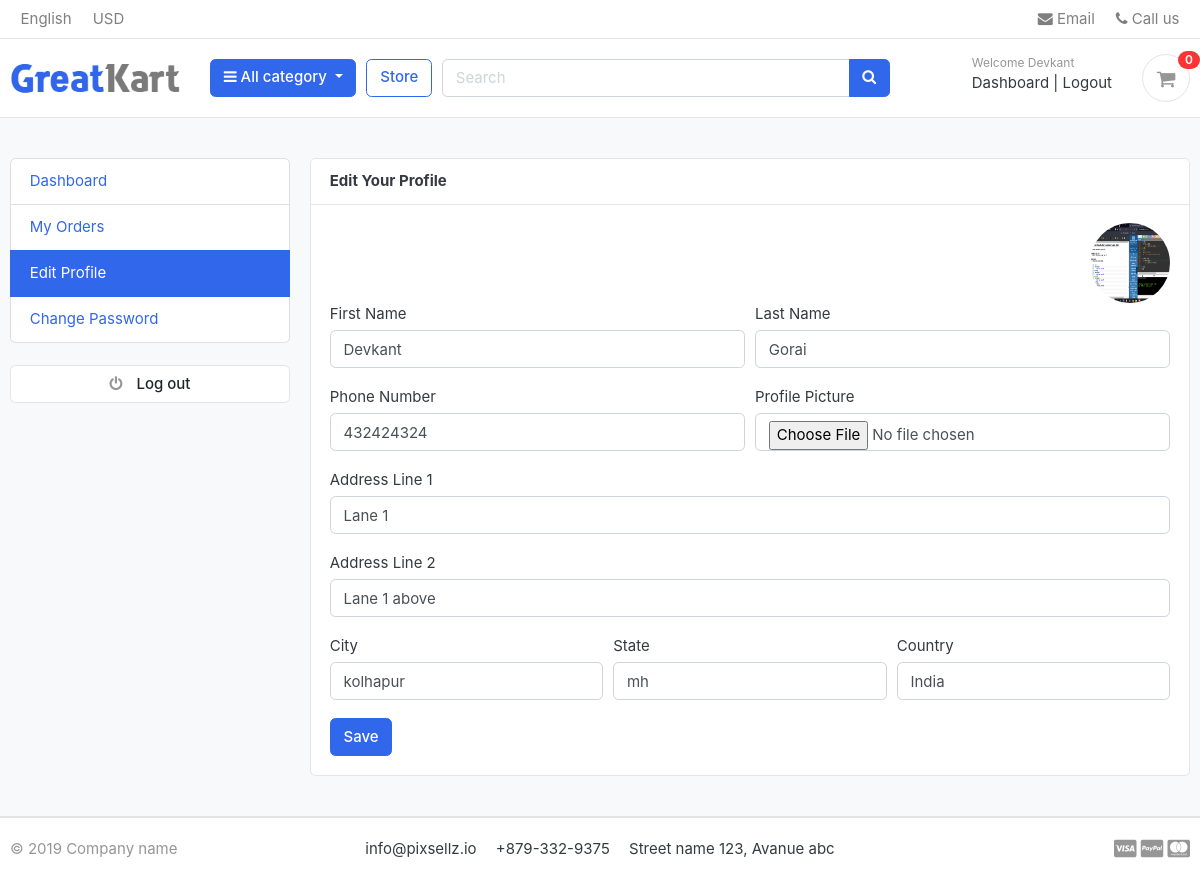
/accounts/edit_profile/ (signed in), run on the app's committed database.
### accounts/models.py (models this page shows, shortened)
class Account(AbstractBaseUser):
	first_name = models.CharField(max_length=50)
	last_name = models.CharField(max_length=50)
	username = models.CharField(max_length=50,unique=True)
	email = models.EmailField(max_length=50,unique=True)
	phone_number = models.CharField(max_length=50)
	date_joined = models.DateTimeField(auto_now_add=True)
	last_login = models.DateTimeField(auto_now_add=True)
	is_admin = models.BooleanField(default=False)
	is_staff = models.BooleanField(default=False)
	is_active = models.BooleanField(default=False)
	is_superadmin = models.BooleanField(default=False)
	USERNAME_FIELD = 'email'
	REQUIRED_FIELDS = ['username','first_name','last_name']
	objects = MyAccountManager()

class UserProfile(models.Model):
	user = models.OneToOneField(Account,on_delete=models.CASCADE)
	address_line_1 = models.CharField(blank = True,max_length = 100)
	address_line_2 = models.CharField(blank=True,max_length = 100)
	profile_picture = models.ImageField(blank = True,upload_to='userprofile')
	city = models.CharField(blank = True, max_length = 20)
	state = models.CharField(blank=True, max_length = 20)
	country = models.CharField(blank = True, max_length =20)

### accounts/views.py (the view)
# urls.py: path('edit_profile/',views.edit_profile,name='edit_profile'),
@login_required(login_url='login')
def edit_profile(request):
	userprofile = get_object_or_404(UserProfile,user=request.user)
	if request.method == 'POST':
		user_form = UserForm(request.POST,instance = request.user)
		profile_form = UserProfileForm(request.POST,request.FILES,instance=userprofile)
		if user_form.is_valid() and profile_form.is_valid():
			user_form.save()
			profile_form.save()
			messages.add_message(request,messages.SUCCESS,'Your Profle has been updated!')
			return redirect('edit_profile')
	else:
		user_form = UserForm(instance = request.user)
		profile_form = UserProfileForm(instance=userprofile)
	context = {
		'user_form': user_form,
		'profile_form': profile_form,
		'userprofile':userprofile
	}
	return render(request,'accounts/edit_profile.html',context)

### accounts/forms.py
class UserForm(forms.ModelForm):
	class Meta:
		model = Account
		fields = ('first_name','last_name','phone_number')
	def __init__(self,*args,**kwargs):
		super(UserForm,self).__init__(*args,**kwargs)
		for field in self.fields:
			self.fields[field].widget.attrs['class'] = 'form-control'

class UserProfileForm(forms.ModelForm):
	profile_picture = forms.ImageField(required=False,error_messages={'invalid':{"'Image files only"}}, widget = forms.FileInput)
	class Meta:
		model = UserProfile
		fields=('address_line_1','address_line_2','city','state','country','profile_picture')
	def __init__(self,*args,**kwargs):
		super(UserProfileForm,self).__init__(*args,**kwargs)
		for field in self.fields:
			self.fields[field].widget.attrs['class'] = 'form-control'

### carts/context_processors.py (called while the page is built)
def counter(request):
	cart_count = 0
	if 'admin' in request.path:
		return {}
	else:
		try:
			cart = Cart.objects.filter(cart_id = _cart_id(request))
			if request.user.is_authenticated:
				cart_items  = CartItem.objects.all().filter(user =request.user)
			else:
				cart_items  = CartItem.objects.all().filter(cart = cart[:1])
			for cart_item in cart_items:
				cart_count += cart_item.quantity
		except Cart.DoesNotExist:
			cart_count = 0
	return dict(cart_count=cart_count)

### carts/views.py (called while the page is built)
def _cart_id(request):
	cart = request.session.session_key
	if not cart:
		cart = request.session.create()
	return cart

### category/context_processors.py (called while the page is built)
def menu_links(request):
	links = Category.objects.all()
	return dict(links=links)

### category/models.py (called while the page is built)
	def get_url(self):
		return reverse('products_by_category',args =[self.slug])

### templates/accounts/edit_profile.html (shortened to what this page needs)
{% extends "base.html" %} {% block content %}
<section class="section-conten padding-y bg">
    <div class="container">
        <div class="row">
            {% include "includes/dashboard_sidebar.html" %}
            <main class="col-md-9">
                <article class="card">
                    <header class="card-header">
                        <strong class="d-inline-block mr-3"
                            >Edit Your Profile</strong
                        >
                    </header>
                    <div class="card-body">
                    <div class="text-right" >
                        <img src="{{userprofile.profile_picture.url}}" alt="User Profile Picture" width="80" height="80" style="border-radius:50%;">
                    </div>
                        <div class="row">
                            <div class="col-md-12">
                               <form action="{% url 'edit_profile' %}" method="post" enctype="multipart/form-data">
                                    <div class="form-row">
                                        <div class="form-group col-md-6">
                                            <label for="">First Name</label>
                                            {{user_form.first_name}}
                                        </div>
                                        <div class="form-group col-md-6">
                                            <label for="">Last Name</label>
                                            {{user_form.last_name}}
                                        </div>
                                    </div>
                                    <div class="form-row">
                                        <div class="form-group col-md-6">
                                            <label for="">Phone Number</label>
                                           {{user_form.phone_number}}
                                        </div>
                                        <div class="form-group col-md-6">
                                            <label for="">Profile Picture</label>
                                           {{profile_form.profile_picture}}
                                        </div>
                                    </div>
                                    <div class="form-group">
                                        <label for="">Address Line 1</label>
                                        {{profile_form.address_line_1}}
                                    </div>
                                    <div class="form-group">
                                        <label for="">Address Line 2</label>
                                        {{profile_form.address_line_2}}
                                    </div>
                                    <div class="form-row">
                                        <div class="form-group col-md-4">
                                            <label for="">City</label>
                                            {{profile_form.city}}
                                        </div>
                                        <div class="form-group col-md-4">
                                            <label for="">State</label>
                                            {{profile_form.state}}
                                        </div>
                                        <div class="form-group col-md-4">
                                            <label for="">Country</label>
                                           {{profile_form.country}}
                                        </div>
                                    </div>
                                    <input type="submit" value="Save" class="btn btn-primary">
                               </form>
                            </div>
                        </div>
                    </div>
                </article>
            </main>
        </div>
    </div>
</section>
{% endblock content %}

### templates/includes/navbar.html (shortened to what this page needs)
{% load static %}
<header class="section-header">
<nav class="navbar p-md-0 navbar-expand-sm navbar-light border-bottom">
<div class="container">
  <div class="collapse navbar-collapse" id="navbarTop4">
    <ul class="navbar-nav mr-auto">
    	<li class="nav-item dropdown">
		 	<a href="#" class="nav-link">   English </a>
		</li>
		<li class="nav-item dropdown">
			<a href="#" class="nav-link"> USD </a>
		</li>
    </ul>
    <ul class="navbar-nav">
		<li><a href="#" class="nav-link"> <i class="fa fa-envelope"></i> Email </a></li>
		<li><a href="#" class="nav-link"> <i class="fa fa-phone"></i> Call us </a></li>
	</ul>
  </div>
</div>
</nav>
<section class="header-main border-bottom">
	<div class="container">
<div class="row align-items-center">
	<div class="col-lg-2 col-md-3 col-6">
		<a href="{% url 'home' %}" class="brand-wrap">
			<img class="logo" src="{% static './images/logo.png' %}">
		</a>
	</div>
	<div class="col-lg col-sm col-md col-6 flex-grow-0">
		<div class="category-wrap dropdown d-inline-block float-right">
			<button type="button" class="btn btn-primary dropdown-toggle" data-toggle="dropdown">
				<i class="fa fa-bars"></i> All category
			</button>
		</div>
	</div>
	<a href="{% url 'store' %}" class="btn btn-outline-primary">Store</a>
	<div class="col-lg  col-md-6 col-sm-12 col">
		<form action="{% url 'search' %}" class="search" method="get">
			<div class="input-group w-100">
			    <input type="text" class="form-control" style="width:60%;" placeholder="Search" name = "keyword" >
			    <div class="input-group-append">
			      <button class="btn btn-primary" type="submit">
			        <i class="fa fa-search"></i>
			      </button>
			    </div>
		    </div>
		</form>
	</div>
	<div class="col-lg-3 col-sm-6 col-8 order-2 order-lg-3">
				<div class="d-flex justify-content-end mb-3 mb-lg-0">
				{% if user.id is None %}
					<div class="widget-header">
						<small class="title text-muted">Welcome guest!</small>
						<div>
							<a href="{% url 'login' %}">Sign in</a> <span class="dark-transp"> | </span>
							<a href="{% url 'register' %}"> Register</a>
						</div>
					</div>
				{% else %}
					<div class="widget-header">
						<small class="title text-muted">Welcome {{user.first_name}}</small>
						<div>
							<a href="{% url 'dashboard' %}">Dashboard</a> <span class="dark-transp"> | </span>
							<a href="{% url 'logout' %}"> Logout</a>
						</div>
					</div>
				{% endif %}
					<a href="{% url 'cart' %}" class="widget-header pl-3 ml-3">
						<div class="icon icon-sm rounded-circle border"><i class="fa fa-shopping-cart"></i></div>
						<span class="badge badge-pill badge-danger notify">{{cart_count}}</span>
					</a>
				</div>
			</div>
</div>
	</div>
</section>
</header>

### static/css/ui.css (style rules this page uses)
html { font-family: "Inter", sans-serif; font-size: 15px; }
.icon-xs, .icon-sm, .icon-md, .icon-lg { display: inline-block; text-align: center; flex-shrink: 0; flex-grow: 0; }
.icon-sm { width: 48px; height: 48px; line-height: 48px !important; font-size: 20px; }
.padding-y { padding-top: 40px; padding-bottom: 40px; }
article:after, .form-group:after { display: block; clear: both; content: ""; }
.bg { background-color: #f8f9fa; }
.header-main { position: relative; padding-top: 1rem; padding-bottom: 1rem; }
.brand-wrap .logo, .navbar-brand .logo { margin-right: 7px; max-height: 42px; display: inline-block; }
.widget-header { display: inline-block; vertical-align: middle; position: relative; }
.widget-header a { color: #343a40; }
.widget-header i { color: #969696; }
.widget-header .title { display: block; }
.widget-header .notify { position: absolute; top: -3px; right: -10px; }
.notify { position: absolute; top: -4px; right: -10px; display: inline-block; padding: 0.25em 0.6em; font-size: 12px; line-height: 1; text-align: center; border-radius: 3rem; color: #fff; background-color: #fa3434; }

### data on the page
Account: first_name "Devkant", last_name "Gorai", phone_number "432424324"
UserProfile: profile_picture (picture), address_line_1 "Lane 1", address_line_2 "Lane 1 above", city "kolhapur", state "mh", country "India"

### other printed values
{{ cart_count }} "0"
